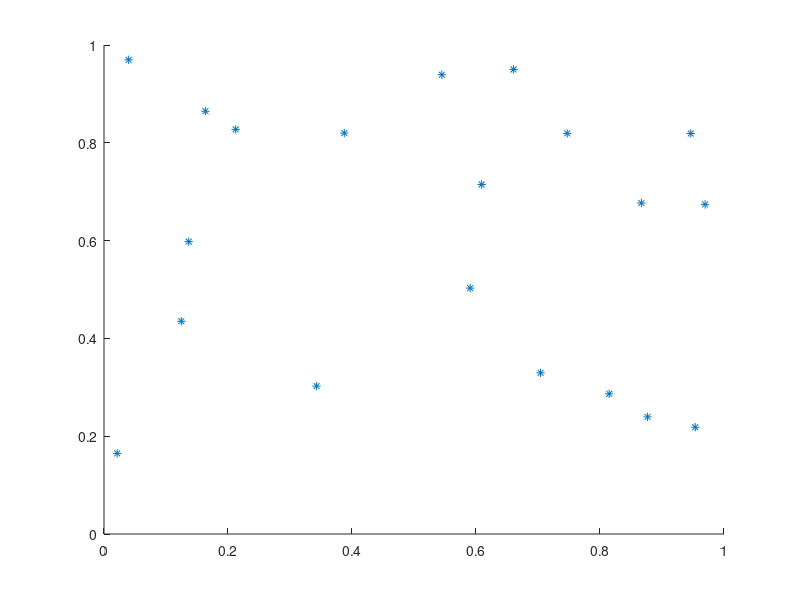

Here is the MATLAB script that generated this plot: (Note: this script raises an error after producing the figure.)
%traveling salesman problem in wireless communications

nodes = [0.6606,0.9695,0.5906,0.2124,0.0398,0.1367,0.9536,0.6091,0.8767,...
        0.8148,0.3876,0.7041,0.0213,0.3429,0.7471,0.5449,0.9464,0.1247,0.1636,...
        0.8668;
        0.9500,0.6740,0.5029,0.8274,0.9697,0.5979,0.2184,0.7148,0.2395,...
        0.2867,0.8200,0.3296,0.1649,0.3025,0.8192,0.9392,0.8191,0.4351,0.8646,...
        0.6768];
figure;
scatter(nodes(1,:),nodes(2,:),'*');set(gcf,'color','white');
%hold on;plot(nodes(1,:),nodes(2,:));
%cost function as the total distance of all nodes
d = 0;
for n = 1 : length(nodes)
    if n == length(nodes)
        d = d + norm(nodes(:,n) - nodes(:,1));
    else    
        d = d + norm(nodes(:,n) - nodes(:,n+1));
    end
end

initial_temperature = 78; %Kelvin
cooling_rate = .97;
maxIter = 3000;
nSwap = 4;
%Uncomment this to enable SA and its associated result plotting functions
output = simulatedannealing(nodes,initial_temperature,cooling_rate, maxIter,nSwap);


%%
%Random Hill Climbing
%Swap arbitrary number of pairs of nodes in the layout

iter = 0;
notBestSol = 1;
threshold = 1e-1;
while iter < maxIter && notBestSol
    n = randi([1 size(nodes,2)],1);
    s = nodes;
    for i = 1:n
        node_1 = round(length(nodes)*rand(1));
        if node_1 < 1
            node_1 = 1;
        end
        node_2 = round(length(nodes)*rand(1));
        if node_2 < 1
            node_2 = 1;
        end
        temp = s(:,node_1);
        s(:,node_1) = s(:,node_2);
        s(:,node_2) = temp;
    end
    nodes_new = s;
    dist_new = distance_tsp(nodes_new);
    d_origin = d;
    delta = dist_new - d;
    if delta < threshold
        d = dist_new;
        nodes_best_sofar = nodes_new;
        iter_best = iter;
    elseif iter > 2/3*maxIter
        notBestSol = 0;
        break;
    end
    threshold = delta;
    iter = iter+1;
end
iter
delta
figure;set(gcf,'color','white');plot(nodes_best_sofar(1,:),nodes_best_sofar(2,:));hold on;scatter(nodes(1,:),nodes(2,:),'*');
title(['The roundtrip length for ' num2str(length(nodes)) ' nodes is ' num2str(d) ' units at ' num2str(iter_best) ' iteration']);
%%
%Genetic Algorithm

user_config = struct('xy',nodes');
tsp_ga(user_config);